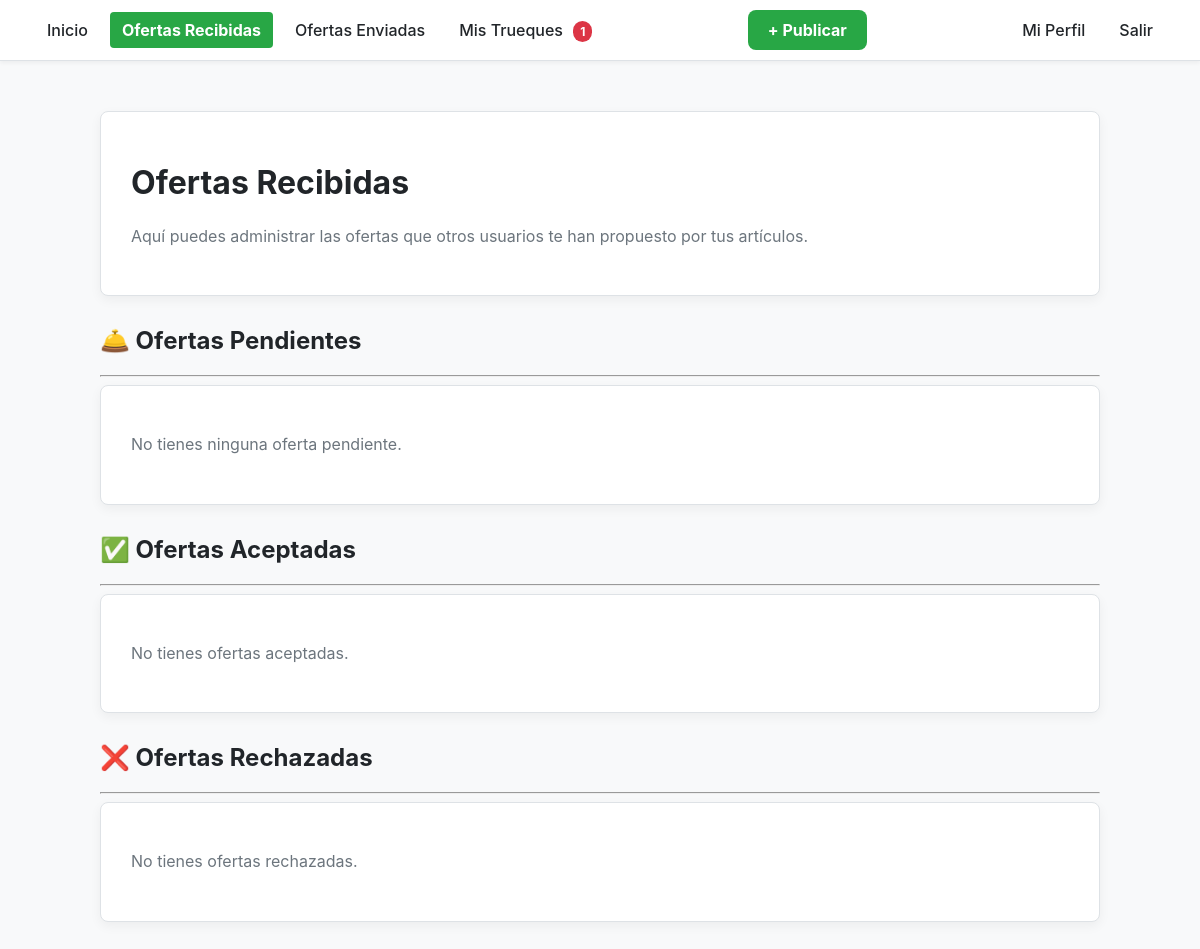
/ofertas-recibidas/ (signed in), run on an earlier commit of the app's database.
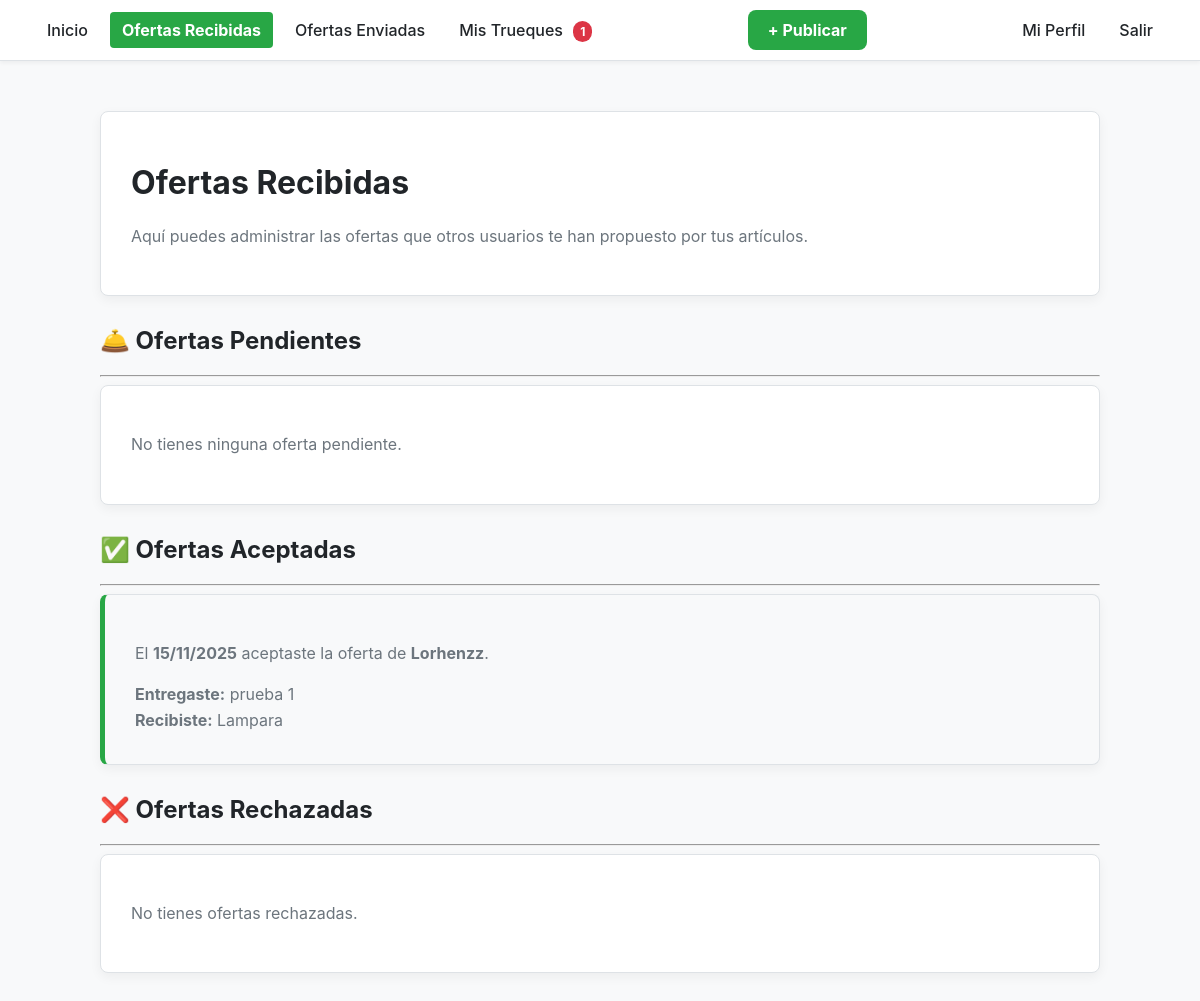
And on a later commit of the database.
### myapp/models.py (models this page shows, shortened)
class Oferta(models.Model):
    ofertante = models.ForeignKey(User, on_delete=models.CASCADE, related_name="ofertas_hechas")
    articulo_deseado = models.ForeignKey(Articulo, on_delete=models.CASCADE, related_name="ofertas_recibidas")
    articulo_ofrecido = models.ForeignKey(Articulo, on_delete=models.CASCADE, related_name="ofertas_enviadas")
    ESTADO_CHOICES = [
        ('PENDIENTE', 'Pendiente'),
        ('ACEPTADA', 'Aceptada'),
        ('RECHAZADA', 'Rechazada'),
    ]
    estado = models.CharField(max_length=10, choices=ESTADO_CHOICES, default='PENDIENTE')
    fecha_creacion = models.DateTimeField(auto_now_add=True)

class Articulo(models.Model):
    titulo = models.CharField(max_length=200)
    descripcion = models.TextField()
    propietario = models.ForeignKey(User, on_delete=models.CASCADE)
    imagen = models.ImageField(upload_to='publicaciones/', null=True, blank=True)
    categorias = models.ManyToManyField(Categoria, related_name='articulos')

### myapp/views.py (the view)
# urls.py: path('ofertas-recibidas/', views.ver_ofertas_recibidas, name='ver_ofertas_recibidas'),
@login_required
def ver_ofertas_recibidas(request):
    todas_mis_ofertas = Oferta.objects.filter(
        articulo_deseado__propietario=request.user
    ).order_by('-fecha_creacion')
    ofertas_pendientes = todas_mis_ofertas.filter(estado='PENDIENTE')
    ofertas_aceptadas = todas_mis_ofertas.filter(estado='ACEPTADA')
    ofertas_rechazadas = todas_mis_ofertas.filter(estado='RECHAZADA')
    return render(request, 'ofertas_recibidas.html', {
        'ofertas_pendientes': ofertas_pendientes,
        'ofertas_aceptadas': ofertas_aceptadas,
        'ofertas_rechazadas': ofertas_rechazadas,
    })

### myapp/context_processors.py (called while the page is built)
def notificaciones_pendientes(request):
    if not request.user.is_authenticated:
        return {}
    try:
        ofertas_count = Oferta.objects.filter(
            articulo_deseado__propietario=request.user,
            estado='PENDIENTE'
        ).count()
    except:
        ofertas_count = 0
    try:
        trueques_count = TruequeSugerido.objects.filter(
            participantes=request.user,
            estado='SUGERIDO'
        ).exclude(
            usuarios_que_aceptaron=request.user
        ).count()
    except:
        trueques_count = 0
    return {
        'ofertas_pendientes_count': ofertas_count,
        'trueques_pendientes_count': trueques_count,
    }

### myapp/templates/ofertas_recibidas.html
{% extends 'layout/base.html' %}
{% block content %}
<div class="card">
    <h1>Ofertas Recibidas</h1>
    <p>Aquí puedes administrar las ofertas que otros usuarios te han propuesto por tus artículos.</p>
</div>
<h2 style="margin-top: 30px;">🛎️ Ofertas Pendientes</h2>
<hr>
{% for oferta in ofertas_pendientes %}
    <div class="card" style="border-left: 5px solid var(--color-accent);">
        <p>
            El usuario <strong>{{ oferta.ofertante.username }}</strong> te ofrece:
        </p>
        <div style="background: #e6f7ee; padding: 15px; border-radius: 8px; margin-bottom: 15px;">
            <h4>{{ oferta.articulo_ofrecido.titulo }}</h4>
            <p style="margin-bottom: 0;">{{ oferta.articulo_ofrecido.descripcion|truncatewords:20 }}</p>
        </div>
        <p style="text-align: center; font-weight: bold;">A cambio de tu artículo:</p>
        <div style="background: #f4f4f4; padding: 15px; border-radius: 8px; margin-bottom: 20px;">
            <h4>{{ oferta.articulo_deseado.titulo }}</h4>
        </div>
        <div style="display: flex; gap: 10px;">
            <form action="{% url 'aceptar_oferta' oferta.id %}" method="POST" style="margin: 0;">
                {% csrf_token %}
                <button type="submit" class="btn" style="background-color: var(--color-accent); width: auto;">
                    Aceptar
                </button>
            </form>
            <form action="{% url 'rechazar_oferta' oferta.id %}" method="POST" style="margin: 0;">
                {% csrf_token %}
                <button type="submit" class="btn" style="background-color: #dc3545; width: auto;">
                    Rechazar
                </button>
            </form>
        </div>
    </div>
{% empty %}
    <div class="card">
        <p>No tienes ninguna oferta pendiente.</p>
    </div>
{% endfor %}
<h2 style="margin-top: 30px;">✅ Ofertas Aceptadas</h2>
<hr>
{% for oferta in ofertas_aceptadas %}
    <div class="card" style="border-left: 5px solid #28a745; background-color: #f8f9fa;">
        <p>El <strong>{{ oferta.fecha_creacion|date:"d/m/Y" }}</strong> aceptaste la oferta de <strong>{{ oferta.ofertante.username }}</strong>.</p>
        <p style="margin-bottom: 0;">
           <strong>Entregaste:</strong> {{ oferta.articulo_deseado.titulo }}<br>
           <strong>Recibiste:</strong> {{ oferta.articulo_ofrecido.titulo }}
        </p>
    </div>
{% empty %}
    <div class="card">
        <p>No tienes ofertas aceptadas.</p>
    </div>
{% endfor %}
<h2 style="margin-top: 30px;">❌ Ofertas Rechazadas</h2>
<hr>
{% for oferta in ofertas_rechazadas %}
    <div class="card" style="border-left: 5px solid #dc3545; background-color: #f8f9fa;">
        <p>Rechazaste la oferta de <strong>{{ oferta.ofertante.username }}</strong>.</p>
        <p style="margin-bottom: 0;">
           <strong>Ofrecía:</strong> {{ oferta.articulo_ofrecido.titulo }}<br>
           <strong>A cambio de:</strong> {{ oferta.articulo_deseado.titulo }}
        </p>
    </div>
{% empty %}
    <div class="card">
        <p>No tienes ofertas rechazadas.</p>
    </div>
{% endfor %}
{% endblock %}

What changed in the data, as far as the page shows it:
added Oferta: fecha_creacion "15/11/2025", ofertante.username "Lorhenzz", articulo_deseado.titulo "prueba 1", articulo_ofrecido.titulo "Lampara"
Also different on the page:
text no longer shown: "No tienes ofertas aceptadas."
